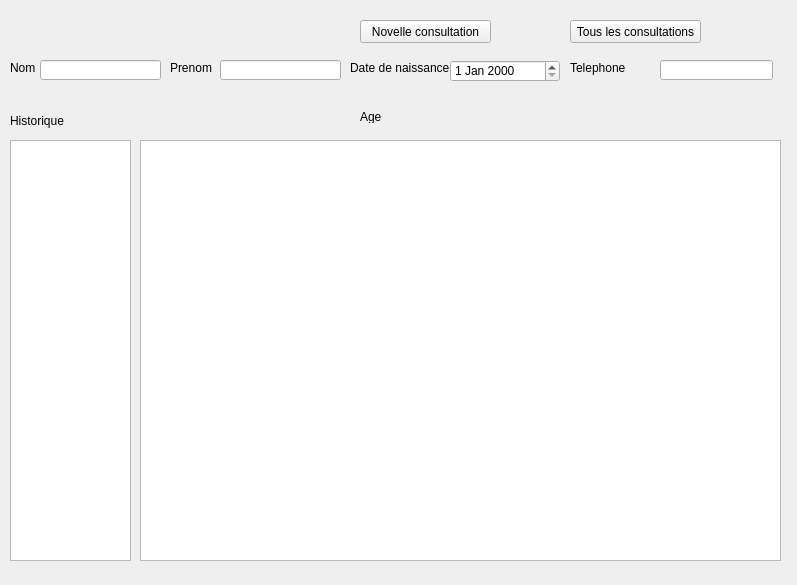
<?xml version="1.0" encoding="UTF-8"?>
<ui version="4.0">
 <class>MainWindow</class>
 <widget class="QMainWindow" name="MainWindow">
  <property name="geometry">
   <rect>
    <x>0</x>
    <y>0</y>
    <width>797</width>
    <height>585</height>
   </rect>
  </property>
  <property name="windowTitle">
   <string>MainWindow</string>
  </property>
  <widget class="QWidget" name="centralwidget">
   <widget class="QLabel" name="label">
    <property name="geometry">
     <rect>
      <x>10</x>
      <y>60</y>
      <width>51</width>
      <height>16</height>
     </rect>
    </property>
    <property name="text">
     <string>Nom</string>
    </property>
   </widget>
   <widget class="QLineEdit" name="nom">
    <property name="geometry">
     <rect>
      <x>40</x>
      <y>60</y>
      <width>121</width>
      <height>20</height>
     </rect>
    </property>
   </widget>
   <widget class="QListWidget" name="historique">
    <property name="geometry">
     <rect>
      <x>10</x>
      <y>140</y>
      <width>121</width>
      <height>421</height>
     </rect>
    </property>
   </widget>
   <widget class="QLabel" name="label_2">
    <property name="geometry">
     <rect>
      <x>10</x>
      <y>110</y>
      <width>141</width>
      <height>21</height>
     </rect>
    </property>
    <property name="text">
     <string>Historique</string>
    </property>
   </widget>
   <widget class="QPushButton" name="nv_con">
    <property name="geometry">
     <rect>
      <x>360</x>
      <y>20</y>
      <width>131</width>
      <height>23</height>
     </rect>
    </property>
    <property name="text">
     <string>Novelle consultation</string>
    </property>
   </widget>
   <widget class="QPushButton" name="tous_con">
    <property name="geometry">
     <rect>
      <x>570</x>
      <y>20</y>
      <width>131</width>
      <height>23</height>
     </rect>
    </property>
    <property name="text">
     <string>Tous les consultations</string>
    </property>
   </widget>
   <widget class="QTextEdit" name="coment">
    <property name="geometry">
     <rect>
      <x>140</x>
      <y>140</y>
      <width>641</width>
      <height>421</height>
     </rect>
    </property>
    <property name="html">
     <string>&lt;!DOCTYPE HTML PUBLIC &quot;-//W3C//DTD HTML 4.0//EN&quot; &quot;http://www.w3.org/TR/REC-html40/strict.dtd&quot;&gt;
&lt;html&gt;&lt;head&gt;&lt;meta name=&quot;qrichtext&quot; content=&quot;1&quot; /&gt;&lt;style type=&quot;text/css&quot;&gt;
p, li { white-space: pre-wrap; }
&lt;/style&gt;&lt;/head&gt;&lt;body style=&quot; font-family:'MS Shell Dlg 2'; font-size:8.25pt; font-weight:400; font-style:normal;&quot;&gt;
&lt;p style=&quot;-qt-paragraph-type:empty; margin-top:0px; margin-bottom:0px; margin-left:0px; margin-right:0px; -qt-block-indent:0; text-indent:0px;&quot;&gt;&lt;br /&gt;&lt;/p&gt;&lt;/body&gt;&lt;/html&gt;</string>
    </property>
   </widget>
   <widget class="QLabel" name="label_3">
    <property name="geometry">
     <rect>
      <x>170</x>
      <y>60</y>
      <width>71</width>
      <height>16</height>
     </rect>
    </property>
    <property name="text">
     <string>Prenom</string>
    </property>
   </widget>
   <widget class="QLineEdit" name="prenom">
    <property name="geometry">
     <rect>
      <x>220</x>
      <y>60</y>
      <width>121</width>
      <height>20</height>
     </rect>
    </property>
   </widget>
   <widget class="QLabel" name="label_4">
    <property name="geometry">
     <rect>
      <x>350</x>
      <y>60</y>
      <width>101</width>
      <height>16</height>
     </rect>
    </property>
    <property name="text">
     <string>Date de naissance</string>
    </property>
   </widget>
   <widget class="QDateEdit" name="date_de_naissance">
    <property name="geometry">
     <rect>
      <x>450</x>
      <y>60</y>
      <width>110</width>
      <height>22</height>
     </rect>
    </property>
   </widget>
   <widget class="QLabel" name="label_5">
    <property name="geometry">
     <rect>
      <x>360</x>
      <y>110</y>
      <width>47</width>
      <height>13</height>
     </rect>
    </property>
    <property name="text">
     <string>Age</string>
    </property>
   </widget>
   <widget class="QLabel" name="age">
    <property name="geometry">
     <rect>
      <x>460</x>
      <y>110</y>
      <width>91</width>
      <height>16</height>
     </rect>
    </property>
    <property name="text">
     <string/>
    </property>
   </widget>
   <widget class="QLabel" name="label_6">
    <property name="geometry">
     <rect>
      <x>570</x>
      <y>60</y>
      <width>61</width>
      <height>16</height>
     </rect>
    </property>
    <property name="text">
     <string>Telephone</string>
    </property>
   </widget>
   <widget class="QLineEdit" name="tel">
    <property name="geometry">
     <rect>
      <x>660</x>
      <y>60</y>
      <width>113</width>
      <height>20</height>
     </rect>
    </property>
   </widget>
  </widget>
 </widget>
 <resources/>
 <connections/>
</ui>
